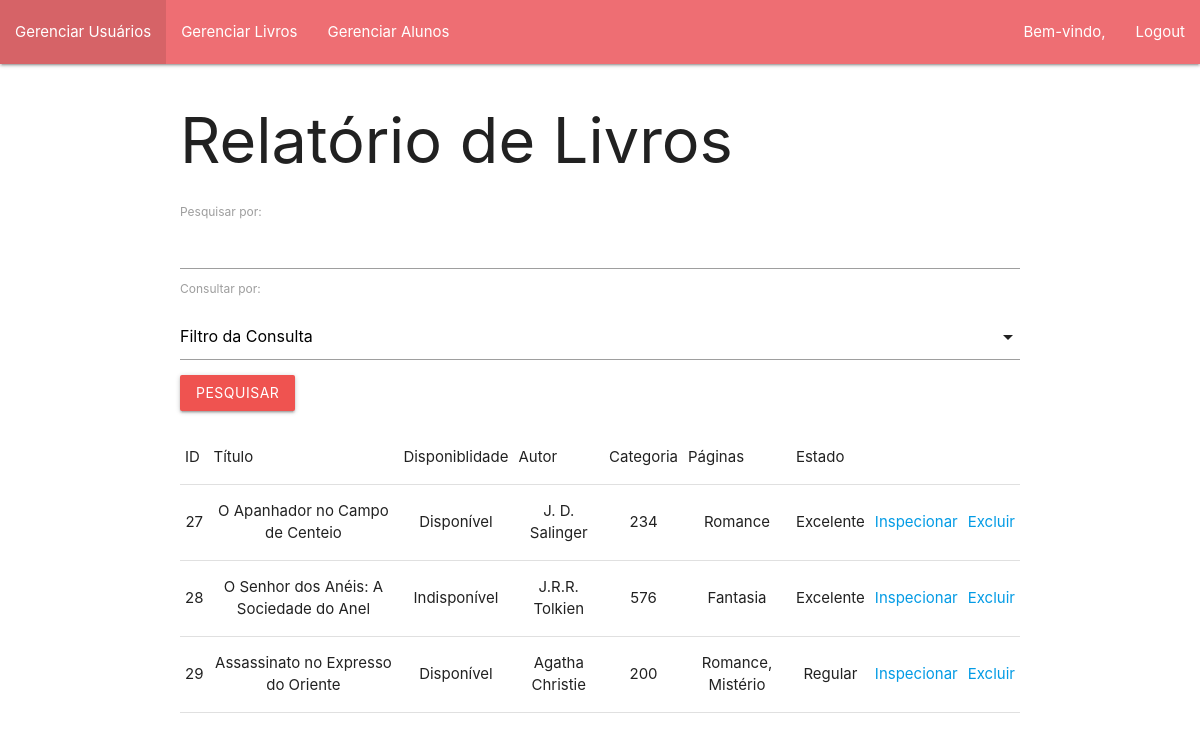
The app's page /admin/livros_read.php with its own data.
### tables this page shows
CREATE TABLE IF NOT EXISTS `livros` (
  `id_livro` int(11) NOT NULL AUTO_INCREMENT,
  `titulo` varchar(400) DEFAULT NULL,
  `status_livro` varchar(50) DEFAULT NULL,
  `autor` varchar(400) DEFAULT NULL,
  `paginas` int(11) NOT NULL DEFAULT 0,
  `categoria` varchar(50) NOT NULL DEFAULT '0',
  `estado_livro` varchar(50) NOT NULL DEFAULT '0',
  `imagem` varchar(400) NOT NULL DEFAULT '0',
  `comentarios` varchar(400) NOT NULL DEFAULT '0',
  PRIMARY KEY (`id_livro`)
);

### admin/livros_read.php (the view, shortened to what this page needs)
<!DOCTYPE html>
<html lang="en">
<head>
    <link type="text/css" rel="stylesheet" href="../materialize/css/materialize.min.css"  media="screen,projection"/>
</head>
<body>
    <?php include 'navbar.php' ?>
    <div class="container">
        <h1>Relatório de Livros</h1>
        <form method="post">
            <label for="search">Pesquisar por:</label>
            <input type="text" id="search" name="pesquisa" autocomplete="off">
            <label for="consultaPor">Consultar por: </label>
            <div class="input-field col s12">
            </div>
            <div class="row">
                <button class="btn red lighten-1" type="submit" name="submit">Pesquisar</button>
            </div>
        </form>
        <div class="row">
            <table class="stripped centered">
                <thead>
                    <tr>
                        <td>ID</td>
                        <td>Título</td>
                        <td>Disponiblidade</td>
                        <td>Autor</td>
                        <td>Categoria</td>
                        <td>Páginas</td>
                        <td>Estado</td>
                    </tr>
                </thead>
                <tbody>
                    <?php
                        include 'connect.php';
                        include 'classes.php';
                        if(!isset($_POST['submit']))
                        {
                            $query = "SELECT * FROM livros";
                            $stmt = $mysqli->prepare($query);
                            $stmt->execute();
                            $result = $stmt->get_result();
                            $rows = $result->fetch_all(MYSQLI_NUM);
                        }
                        foreach($rows as $row)
                        {
                            echo "<tr>";
                            foreach($row as $columnIndex=>$entry)
                            {
                                if($columnIndex == 7 || $columnIndex == 8)
                                {
                                    continue;
                                }
                                echo "<td>$entry</td>";
                            }
                            echo "<td><a href='./livros_insp.php?id=$row[0]'>Inspecionar</a></td>";
                            echo "<td><a href='./livros_delete.php?id=$row[0]'>Excluir</a></td>";
                            echo "</tr>";
                        }
                    ?>
                </tbody>
            </table>
        </div>
    </div>
</body>
</html>

### records on screen
livros: id_livro "27", titulo "O Apanhador no Campo de Centeio", status_livro "Disponível", autor "J. D. Salinger", paginas "234", categoria "Romance", estado_livro "Excelente"
livros: id_livro "28", titulo "O Senhor dos Anéis: A Sociedade do Anel", status_livro "Indisponível", autor "J.R.R. Tolkien", paginas "576", categoria "Fantasia", estado_livro "Excelente"
livros: id_livro "29", titulo "Assassinato no Expresso do Oriente", status_livro "Disponível", autor "Agatha Christie", paginas "200", categoria "Romance, Mistério", estado_livro "Regular"
